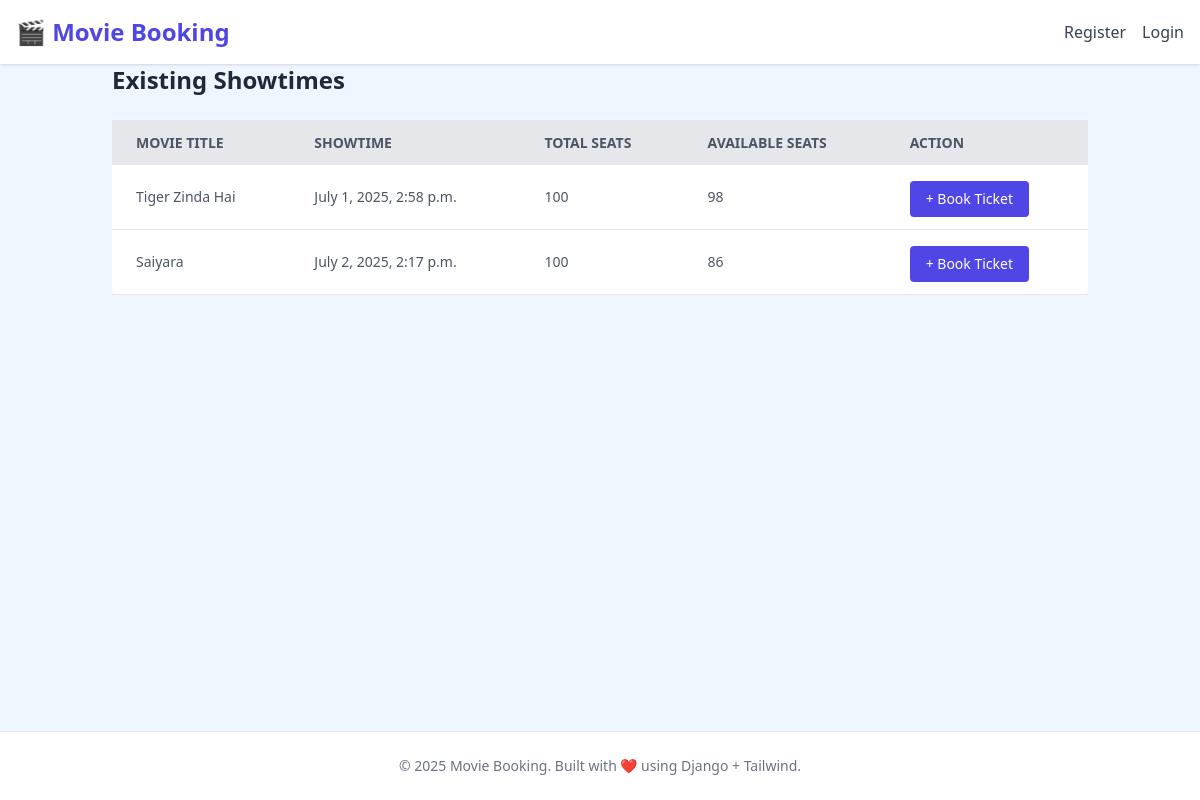
The app's page /showtimes/, older data.
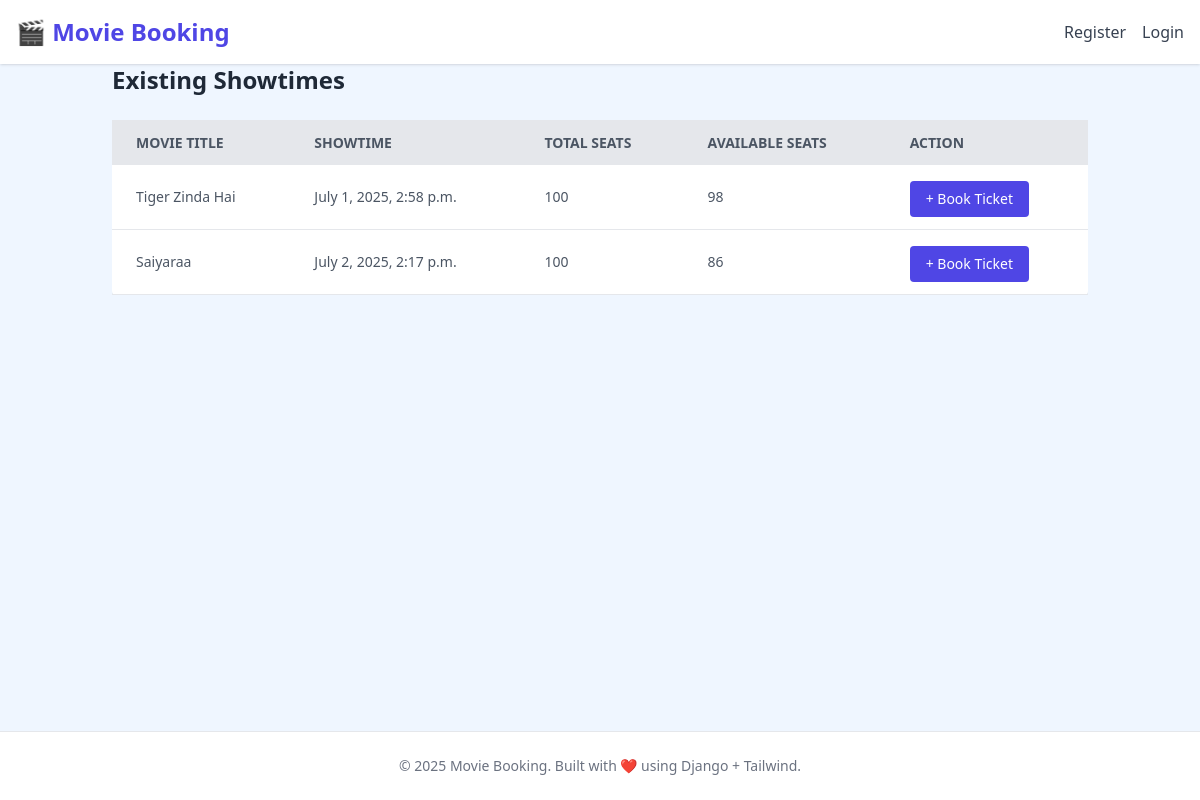
The same page, newer data.
### booking/models.py (models this page shows, shortened)
class Showtime(models.Model):
    movie = models.ForeignKey(Movie, on_delete=models.CASCADE)
    time = models.DateTimeField()
    total_seats = models.IntegerField(default=100)
    available_seats = models.IntegerField(default=100)

class Movie(models.Model):
    title = models.CharField(max_length=100)
    genre = models.CharField(max_length=50)
    director = models.CharField(max_length=100)
    cast=models.CharField(max_length=200, help_text="List of cast members")
    release_date = models.DateField()
    duration = models.IntegerField(help_text="Duration in minutes")
    poster = models.ImageField(upload_to='posters/', blank=True, null=True)
    watch_trailer = models.URLField(max_length=200, blank=True, null=True, help_text="YouTube or video trailer link")

### booking/views.py (the view, shortened to what this page needs)
# urls.py: path('showtimes/', views.showtime_list_create, name='showtime_list_create'),
def showtime_list_create(request):
    showtimes = Showtime.objects.select_related('movie').all().order_by('time')
    movies = Movie.objects.all()
    return render(request, 'movies/showtime.html', {
        'showtimes': showtimes,
        'movies': movies,
    })

### booking/templates/movies/showtime.html (shortened to what this page needs)
<!DOCTYPE html>
<html lang="en">
<head>
  <script src="https://cdn.tailwindcss.com"></script>
</head>
<body class="bg-blue-50 min-h-screen flex flex-col">
<header class="bg-white shadow p-4 flex justify-between items-center">
  <a href="/" class="text-2xl font-bold text-indigo-600">🎬 Movie Booking</a>
  <nav class="flex items-center space-x-4">
    {% if request.user.is_authenticated %}
      <form action="{% url 'logout' %}" method="POST" class="inline">
        {% csrf_token %}
        <button type="submit" class="text-red-600 hover:text-red-800 font-medium">Logout</button>
      </form>
    {% else %}
      <a href="/register" class="text-gray-700 hover:text-indigo-600 font-medium">Register</a>
      <a href="/login" class="text-gray-700 hover:text-indigo-600 font-medium">Login</a>
    {% endif %}
  </nav>
</header>
  <div class="container mx-auto px-6 mb-6 flex justify-between items-center">
    <h2 class="text-2xl font-bold text-gray-800">Existing Showtimes</h2>
  </div>
  <div class="container mx-auto px-6 mb-12">
    <div class="overflow-x-auto">
      <table class="min-w-full bg-white rounded shadow-md">
        <thead>
          <tr class="bg-gray-200 text-gray-600 uppercase text-sm leading-normal">
            <th class="py-3 px-6 text-left">Movie Title</th>
            <th class="py-3 px-6 text-left">Showtime</th>
            <th class="py-3 px-6 text-left">Total Seats</th>
            <th class="py-3 px-6 text-left">Available Seats</th>
            <th class="py-3 px-6 text-left">Action</th>
          </tr>
        </thead>
        <tbody class="text-gray-600 text-sm font-light">
          {% for showtime in showtimes %}
          <tr class="border-b border-gray-200 hover:bg-gray-100">
            <td class="py-3 px-6">{{ showtime.movie.title }}</td>
            <td class="py-3 px-6">{{ showtime.time }}</td>
            <td class="py-3 px-6">{{ showtime.total_seats }}</td>
            <td class="py-3 px-6">{{ showtime.available_seats }}</td>
            <td class="py-3 px-6 space-x-2">
              {% if request.user.is_authenticated and request.user.is_staff %}
              <a href="{% url 'edit-showtime' showtime.id %}"
                class="bg-yellow-500 text-white px-3 py-1 rounded hover:bg-yellow-600">Edit</a>
              <form method="post" action="{% url 'delete-showtime' showtime.id %}" style="display:inline;">
                {% csrf_token %}
                <button type="submit" class="bg-red-600 text-white px-3 py-1 rounded hover:bg-red-700"
                  onclick="return confirm('Are you sure you want to delete this showtime?');">
                  Delete
                </button>
              </form>
              {% else %}
              <a href="{% url 'booking_page' showtime.id %}"
                class="bg-indigo-600 text-white px-4 py-2 rounded hover:bg-indigo-700 mt-1 inline-block text-center">
                + Book Ticket
              </a>
              {% endif %}
            </td>
          </tr>
          {% empty %}
          <tr>
            <td colspan="5" class="text-center py-6 text-gray-500">No showtimes available.</td>
          </tr>
          {% endfor %}
        </tbody>
      </table>
    </div>
  </div>
  <footer class="bg-white text-center py-6 text-sm text-gray-500 border-t mt-auto">
    © 2025 Movie Booking. Built with ❤️ using Django + Tailwind.
  </footer>
</body>
</html>

Row changes from the older to the newer data that the page shows:
changed through a linked row, Showtime: movie "Saiyara" → "Saiyaraa"
